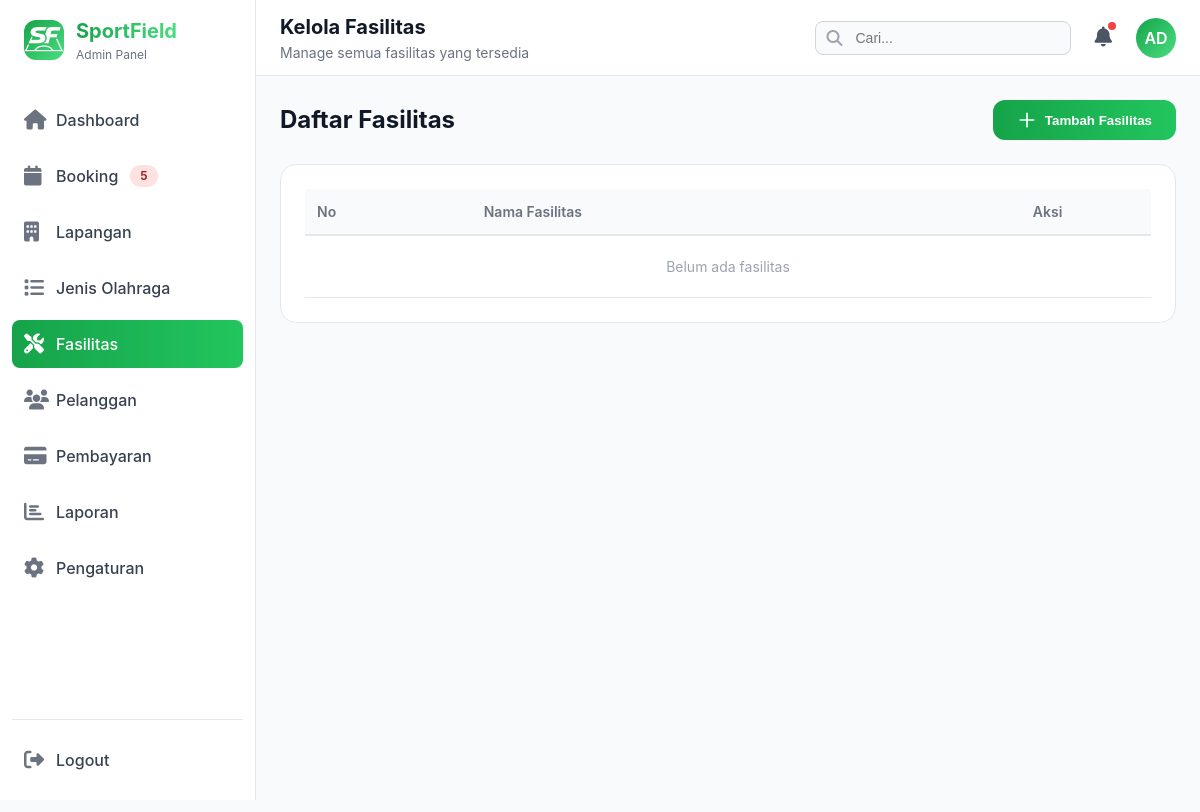
The page /page/admin/kelola-fasilitas.php (signed in) on the database as committed earlier.
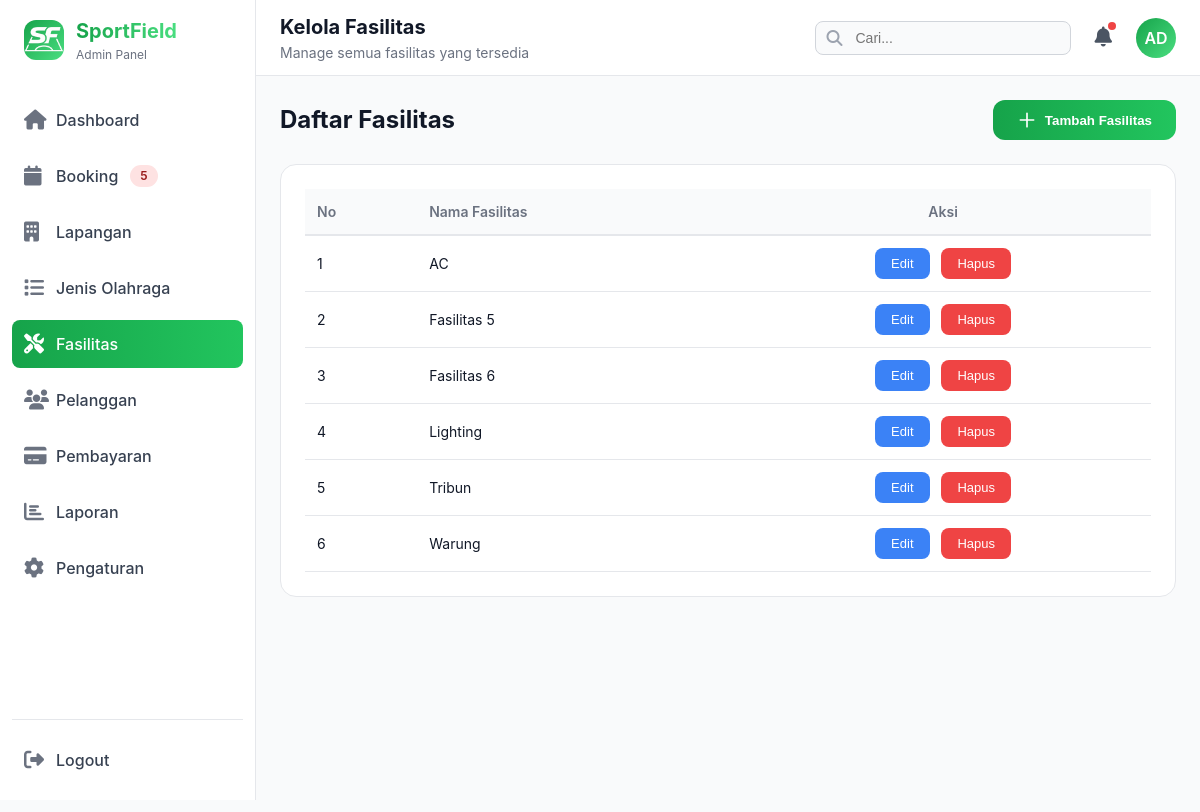
The same page on the database as committed later.
### tables this page shows
CREATE TABLE `fasilitas` (
  `id` int(11) NOT NULL,
  `nama` varchar(100) NOT NULL
);

### page/admin/kelola-fasilitas.php (the view, shortened to what this page needs)
<?php
require_once '../../config/db.php';
$fasilitas_list = [];
try {
    $stmt = $pdo->query("SELECT * FROM fasilitas ORDER BY nama ASC");
    $fasilitas_list = $stmt->fetchAll(PDO::FETCH_ASSOC);
} catch (Exception $e) {
    error_log("Error loading fasilitas: " . $e->getMessage());
}
?>
<div class="section-header">
    <h3>Daftar Fasilitas</h3>
    <button onclick="openAddModal()" class="btn-primary">
        <svg class="icon" fill="none" stroke="currentColor" viewBox="0 0 24 24">
            <path stroke-linecap="round" stroke-linejoin="round" stroke-width="2" d="M12 4v16m8-8H4"></path>
        </svg>
        <span>Tambah Fasilitas</span>
    </button>
</div>
<div style="background: white; border: 1px solid #e5e7eb; border-radius: 16px; padding: 24px;">
    <table style="width: 100%; border-collapse: collapse;">
        <thead>
            <tr style="border-bottom: 2px solid #e5e7eb;">
                <th style="text-align: left; padding: 12px; color: #6b7280; font-weight: 600; font-size: 14px;">No</th>
                <th style="text-align: left; padding: 12px; color: #6b7280; font-weight: 600; font-size: 14px;">Nama Fasilitas</th>
                <th style="text-align: center; padding: 12px; color: #6b7280; font-weight: 600; font-size: 14px;">Aksi</th>
            </tr>
        </thead>
        <tbody>
            <?php if (empty($fasilitas_list)): ?>
            <tr>
                <td colspan="3" style="text-align: center; padding: 20px; color: #9ca3af;">
                    Belum ada fasilitas
                </td>
            </tr>
            <?php else: ?>
                <?php foreach ($fasilitas_list as $index => $fasilitas): ?>
                <tr style="border-bottom: 1px solid #e5e7eb;">
                    <td style="padding: 12px;"><?php echo $index + 1; ?></td>
                    <td style="padding: 12px;"><?php echo htmlspecialchars($fasilitas['nama']); ?></td>
                    <td style="padding: 12px; text-align: center;">
                        <button onclick="openEditModal(<?php echo $fasilitas['id']; ?>, '<?php echo htmlspecialchars($fasilitas['nama']); ?>')"
                                style="background: #3b82f6; color: white; border: none; padding: 8px 16px; border-radius: 8px; cursor: pointer; margin-right: 8px; font-weight: 500; font-size: 13px; transition: all 0.3s ease;">
                            Edit
                        </button>
                        <button onclick="openDeleteModal(<?php echo $fasilitas['id']; ?>, '<?php echo htmlspecialchars($fasilitas['nama']); ?>')"
                                style="background: #ef4444; color: white; border: none; padding: 8px 16px; border-radius: 8px; cursor: pointer; font-weight: 500; font-size: 13px; transition: all 0.3s ease;">
                            Hapus
                        </button>
                    </td>
                </tr>
                <?php endforeach; ?>
            <?php endif; ?>
        </tbody>
    </table>
</div>
<?php
include '../includes/admin-layout.php';
?>

Rows that differ between the two databases and show on the page:
added fasilitas: nama "AC"
added fasilitas: nama "Fasilitas 5"
added fasilitas: nama "Fasilitas 6"
added fasilitas: nama "Lighting"
added fasilitas: nama "Tribun"
added fasilitas: nama "Warung"
Other text that changed with them:
text no longer shown: "Belum ada fasilitas"
